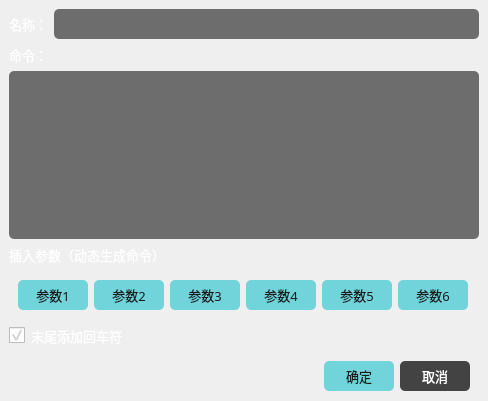
<?xml version="1.0" encoding="UTF-8"?>
<ui version="4.0">
 <class>addcommondwidget</class>
 <widget class="QWidget" name="addcommondwidget">
  <property name="geometry">
   <rect>
    <x>0</x>
    <y>0</y>
    <width>488</width>
    <height>401</height>
   </rect>
  </property>
  <property name="minimumSize">
   <size>
    <width>488</width>
    <height>401</height>
   </size>
  </property>
  <property name="maximumSize">
   <size>
    <width>488</width>
    <height>401</height>
   </size>
  </property>
  <property name="font">
   <font>
    <family>OPPOSans B</family>
    <pointsize>10</pointsize>
    <stylestrategy>PreferAntialias</stylestrategy>
   </font>
  </property>
  <property name="windowTitle">
   <string>添加命令</string>
  </property>
  <property name="windowIcon">
   <iconset resource="lib.qrc">
    <normaloff>:/lib/icon9.png</normaloff>:/lib/icon9.png</iconset>
  </property>
  <property name="styleSheet">
   <string notr="true">
QLabel {
color: rgb(255, 255, 255);
}

QToolButton {
	color: rgb(26, 26, 26);
	background-color: rgb(113, 212, 219);
	border-radius: 5px;
}

QToolButton::menu-indicator { 
	image: None;
}

 
QToolButton:hover {
	color: rgb(26, 26, 26);
	background-color: rgb(113, 212, 219);
}</string>
  </property>
  <layout class="QVBoxLayout" name="verticalLayout_3">
   <property name="leftMargin">
    <number>0</number>
   </property>
   <property name="topMargin">
    <number>0</number>
   </property>
   <property name="rightMargin">
    <number>0</number>
   </property>
   <property name="bottomMargin">
    <number>0</number>
   </property>
   <item>
    <widget class="QWidget" name="widget_body" native="true">
     <property name="styleSheet">
      <string notr="true">#widget_body{
border-image: url(:/lib/back1.png);
}</string>
     </property>
     <layout class="QVBoxLayout" name="verticalLayout_2">
      <property name="bottomMargin">
       <number>9</number>
      </property>
      <item>
       <widget class="QWidget" name="widget" native="true">
        <layout class="QHBoxLayout" name="horizontalLayout">
         <property name="leftMargin">
          <number>0</number>
         </property>
         <property name="topMargin">
          <number>0</number>
         </property>
         <property name="rightMargin">
          <number>0</number>
         </property>
         <property name="bottomMargin">
          <number>0</number>
         </property>
         <item>
          <widget class="QLabel" name="label">
           <property name="font">
            <font>
             <family>OPPOSans B</family>
             <pointsize>10</pointsize>
             <stylestrategy>PreferAntialias</stylestrategy>
            </font>
           </property>
           <property name="text">
            <string>名称：</string>
           </property>
          </widget>
         </item>
         <item>
          <widget class="QLineEdit" name="lineEdit_name">
           <property name="minimumSize">
            <size>
             <width>0</width>
             <height>30</height>
            </size>
           </property>
           <property name="maximumSize">
            <size>
             <width>16777215</width>
             <height>30</height>
            </size>
           </property>
           <property name="font">
            <font>
             <family>OPPOSans B</family>
             <pointsize>10</pointsize>
             <stylestrategy>PreferAntialias</stylestrategy>
            </font>
           </property>
           <property name="styleSheet">
            <string notr="true">QLineEdit{
color:#ced4da;
border-radius: 14px;
background-color: rgb(25, 25, 25, 155);
border: 0px solid rgba(255, 255, 255, 0);
border-radius: 5px;
padding-left:10px;
padding-right:10px;
}</string>
           </property>
           <property name="text">
            <string/>
           </property>
          </widget>
         </item>
        </layout>
       </widget>
      </item>
      <item>
       <widget class="QLabel" name="label_2">
        <property name="font">
         <font>
          <family>OPPOSans B</family>
          <pointsize>10</pointsize>
          <stylestrategy>PreferAntialias</stylestrategy>
         </font>
        </property>
        <property name="text">
         <string>命令：</string>
        </property>
       </widget>
      </item>
      <item>
       <widget class="QTextEdit" name="textEdit_date">
        <property name="font">
         <font>
          <family>OPPOSans B</family>
          <pointsize>10</pointsize>
         </font>
        </property>
        <property name="styleSheet">
         <string notr="true">QTextEdit{
color:#ced4da;
border-radius: 14px;
background-color: rgb(25, 25, 25, 155);
border: 0px solid rgba(255, 255, 255, 0);
border-radius: 5px;
padding-left:5px;
padding-right:5px;
}</string>
        </property>
       </widget>
      </item>
      <item>
       <widget class="QLabel" name="label_3">
        <property name="font">
         <font>
          <family>OPPOSans B</family>
          <pointsize>10</pointsize>
          <stylestrategy>PreferAntialias</stylestrategy>
         </font>
        </property>
        <property name="text">
         <string>插入参数（动态生成命令）</string>
        </property>
       </widget>
      </item>
      <item>
       <widget class="QWidget" name="widget_param" native="true">
        <layout class="QHBoxLayout" name="horizontalLayout_2">
         <item>
          <widget class="QToolButton" name="toolButton_param1">
           <property name="minimumSize">
            <size>
             <width>70</width>
             <height>30</height>
            </size>
           </property>
           <property name="maximumSize">
            <size>
             <width>70</width>
             <height>30</height>
            </size>
           </property>
           <property name="font">
            <font>
             <family>OPPOSans B</family>
             <pointsize>10</pointsize>
             <stylestrategy>PreferAntialias</stylestrategy>
            </font>
           </property>
           <property name="text">
            <string>参数1</string>
           </property>
          </widget>
         </item>
         <item>
          <widget class="QToolButton" name="toolButton_param2">
           <property name="minimumSize">
            <size>
             <width>70</width>
             <height>30</height>
            </size>
           </property>
           <property name="maximumSize">
            <size>
             <width>70</width>
             <height>30</height>
            </size>
           </property>
           <property name="font">
            <font>
             <family>OPPOSans B</family>
             <pointsize>10</pointsize>
             <stylestrategy>PreferAntialias</stylestrategy>
            </font>
           </property>
           <property name="text">
            <string>参数2</string>
           </property>
          </widget>
         </item>
         <item>
          <widget class="QToolButton" name="toolButton_param3">
           <property name="minimumSize">
            <size>
             <width>70</width>
             <height>30</height>
            </size>
           </property>
           <property name="maximumSize">
            <size>
             <width>70</width>
             <height>30</height>
            </size>
           </property>
           <property name="font">
            <font>
             <family>OPPOSans B</family>
             <pointsize>10</pointsize>
             <stylestrategy>PreferAntialias</stylestrategy>
            </font>
           </property>
           <property name="text">
            <string>参数3</string>
           </property>
          </widget>
         </item>
         <item>
          <widget class="QToolButton" name="toolButton_param4">
           <property name="minimumSize">
            <size>
             <width>70</width>
             <height>30</height>
            </size>
           </property>
           <property name="maximumSize">
            <size>
             <width>70</width>
             <height>30</height>
            </size>
           </property>
           <property name="font">
            <font>
             <family>OPPOSans B</family>
             <pointsize>10</pointsize>
             <stylestrategy>PreferAntialias</stylestrategy>
            </font>
           </property>
           <property name="text">
            <string>参数4</string>
           </property>
          </widget>
         </item>
         <item>
          <widget class="QToolButton" name="toolButton_param5">
           <property name="minimumSize">
            <size>
             <width>70</width>
             <height>30</height>
            </size>
           </property>
           <property name="maximumSize">
            <size>
             <width>70</width>
             <height>30</height>
            </size>
           </property>
           <property name="font">
            <font>
             <family>OPPOSans B</family>
             <pointsize>10</pointsize>
             <stylestrategy>PreferAntialias</stylestrategy>
            </font>
           </property>
           <property name="text">
            <string>参数5</string>
           </property>
          </widget>
         </item>
         <item>
          <widget class="QToolButton" name="toolButton_param6">
           <property name="minimumSize">
            <size>
             <width>70</width>
             <height>30</height>
            </size>
           </property>
           <property name="maximumSize">
            <size>
             <width>70</width>
             <height>30</height>
            </size>
           </property>
           <property name="font">
            <font>
             <family>OPPOSans B</family>
             <pointsize>10</pointsize>
             <stylestrategy>PreferAntialias</stylestrategy>
            </font>
           </property>
           <property name="text">
            <string>参数6</string>
           </property>
          </widget>
         </item>
        </layout>
       </widget>
      </item>
      <item>
       <widget class="QCheckBox" name="checkBox_enter">
        <property name="font">
         <font>
          <family>OPPOSans B</family>
          <pointsize>10</pointsize>
          <stylestrategy>PreferAntialias</stylestrategy>
         </font>
        </property>
        <property name="styleSheet">
         <string notr="true">QCheckBox{
color: rgb(255, 255, 255);
}
QCheckBox::indicator{
	width:16px;
	height:16px;
}
QCheckBox::indicator::unchecked{
	image:url(:/lib/gouxuan2.png);
}
QCheckBox::indicator::checked{
     image:url(:/lib/gouxuan.png);
}
</string>
        </property>
        <property name="text">
         <string>末尾添加回车符</string>
        </property>
        <property name="checked">
         <bool>true</bool>
        </property>
       </widget>
      </item>
      <item>
       <widget class="QWidget" name="widget_3" native="true">
        <property name="maximumSize">
         <size>
          <width>16777215</width>
          <height>40</height>
         </size>
        </property>
        <layout class="QHBoxLayout" name="horizontalLayout_3">
         <item>
          <spacer name="horizontalSpacer">
           <property name="orientation">
            <enum>Qt::Horizontal</enum>
           </property>
           <property name="sizeHint" stdset="0">
            <size>
             <width>295</width>
             <height>19</height>
            </size>
           </property>
          </spacer>
         </item>
         <item>
          <widget class="QToolButton" name="toolButton_ok">
           <property name="minimumSize">
            <size>
             <width>70</width>
             <height>30</height>
            </size>
           </property>
           <property name="maximumSize">
            <size>
             <width>70</width>
             <height>30</height>
            </size>
           </property>
           <property name="font">
            <font>
             <family>OPPOSans B</family>
             <pointsize>10</pointsize>
             <stylestrategy>PreferAntialias</stylestrategy>
            </font>
           </property>
           <property name="text">
            <string>确定</string>
           </property>
          </widget>
         </item>
         <item>
          <widget class="QToolButton" name="toolButton_cancel">
           <property name="minimumSize">
            <size>
             <width>70</width>
             <height>30</height>
            </size>
           </property>
           <property name="maximumSize">
            <size>
             <width>70</width>
             <height>30</height>
            </size>
           </property>
           <property name="font">
            <font>
             <family>OPPOSans B</family>
             <pointsize>10</pointsize>
             <stylestrategy>PreferAntialias</stylestrategy>
            </font>
           </property>
           <property name="styleSheet">
            <string notr="true">QToolButton {
	color: rgb(255, 255, 255);
	
	background-color: rgb(67, 67, 67);
	border-radius: 5px;
}

QToolButton::menu-indicator { 
	image: None;
}

 
QToolButton:hover {
	color: rgb(255, 255, 255);
	background-color: rgb(67, 67, 67);
}</string>
           </property>
           <property name="text">
            <string>取消</string>
           </property>
          </widget>
         </item>
        </layout>
       </widget>
      </item>
     </layout>
    </widget>
   </item>
  </layout>
 </widget>
 <resources>
  <include location="lib.qrc"/>
 </resources>
 <connections/>
</ui>
